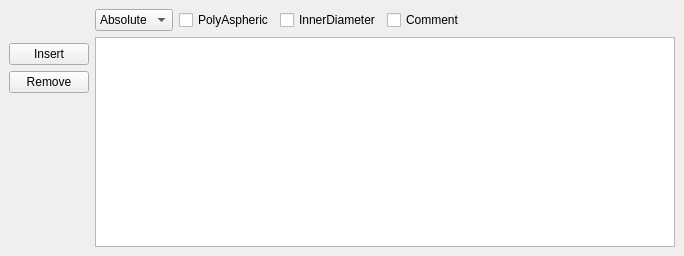
<?xml version="1.0" encoding="UTF-8"?>
<ui version="4.0">
 <class>DockSurfacesData</class>
 <widget class="QDockWidget" name="DockSurfacesData">
  <property name="geometry">
   <rect>
    <x>0</x>
    <y>0</y>
    <width>684</width>
    <height>256</height>
   </rect>
  </property>
  <property name="features">
   <set>QDockWidget::DockWidgetFloatable|QDockWidget::DockWidgetMovable</set>
  </property>
  <property name="windowTitle">
   <string>Surfaces Data</string>
  </property>
  <widget class="QWidget" name="dockWidgetContents">
   <layout class="QGridLayout" name="gridLayout">
    <item row="1" column="1" rowspan="4">
     <widget class="QTableWidget" name="twSurfacesDatas">
      <property name="gridStyle">
       <enum>Qt::SolidLine</enum>
      </property>
      <property name="cornerButtonEnabled">
       <bool>true</bool>
      </property>
      <property name="rowCount">
       <number>0</number>
      </property>
      <property name="columnCount">
       <number>0</number>
      </property>
      <attribute name="horizontalHeaderDefaultSectionSize">
       <number>70</number>
      </attribute>
     </widget>
    </item>
    <item row="2" column="0">
     <layout class="QVBoxLayout" name="verticalLayout">
      <item>
       <widget class="QPushButton" name="btnAddSurfaceBefore">
        <property name="text">
         <string>Insert</string>
        </property>
       </widget>
      </item>
      <item>
       <widget class="QPushButton" name="btnDeleteSurface">
        <property name="text">
         <string>Remove</string>
        </property>
       </widget>
      </item>
     </layout>
    </item>
    <item row="3" column="0">
     <spacer name="verticalSpacer">
      <property name="orientation">
       <enum>Qt::Vertical</enum>
      </property>
      <property name="sizeHint" stdset="0">
       <size>
        <width>20</width>
        <height>40</height>
       </size>
      </property>
     </spacer>
    </item>
    <item row="0" column="1">
     <layout class="QHBoxLayout" name="horizontalLayout">
      <item>
       <widget class="QComboBox" name="comboCoordMode">
        <property name="currentText">
         <string>Absolute</string>
        </property>
        <item>
         <property name="text">
          <string>Absolute</string>
         </property>
        </item>
        <item>
         <property name="text">
          <string>Relative</string>
         </property>
        </item>
       </widget>
      </item>
      <item>
       <widget class="QCheckBox" name="cbPolyAspheric">
        <property name="text">
         <string>PolyAspheric</string>
        </property>
       </widget>
      </item>
      <item>
       <widget class="QCheckBox" name="cbInnerDiameter">
        <property name="text">
         <string>InnerDiameter</string>
        </property>
       </widget>
      </item>
      <item>
       <widget class="QCheckBox" name="cbComment">
        <property name="text">
         <string>Comment</string>
        </property>
       </widget>
      </item>
      <item>
       <spacer name="horizontalSpacer">
        <property name="orientation">
         <enum>Qt::Horizontal</enum>
        </property>
        <property name="sizeHint" stdset="0">
         <size>
          <width>40</width>
          <height>20</height>
         </size>
        </property>
       </spacer>
      </item>
     </layout>
    </item>
   </layout>
  </widget>
 </widget>
 <resources/>
 <connections/>
</ui>
